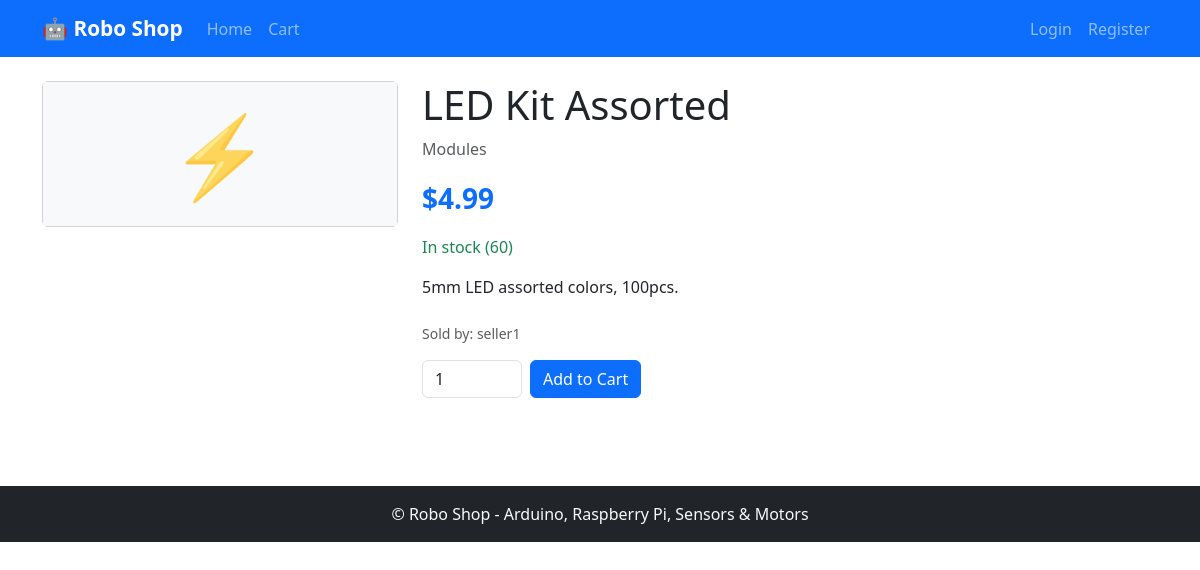
/product/led-kit/, run on the app's committed database.
### shop/models.py (models this page shows, shortened)
class Product(models.Model):
    category = models.ForeignKey(
        Category,
        on_delete=models.CASCADE,
        related_name="products"
    )
    name = models.CharField(max_length=200)
    slug = models.SlugField(unique=True)
    description = models.TextField()
    price = models.DecimalField(max_digits=10, decimal_places=2)
    stock = models.PositiveIntegerField(default=0)
    image = models.ImageField(upload_to="products/", blank=True, null=True)
    seller = models.ForeignKey(
        settings.AUTH_USER_MODEL,
        on_delete=models.CASCADE,
        related_name="products"
    )
    created_at = models.DateTimeField(auto_now_add=True)
    updated_at = models.DateTimeField(auto_now=True)
    class Meta:
        ordering = ["-created_at"]
    def in_stock(self):
        return self.stock > 0

class Category(models.Model):
    name = models.CharField(max_length=100)
    slug = models.SlugField(unique=True)
    description = models.TextField(blank=True)
    class Meta:
        verbose_name_plural = "Categories"

### accounts/models.py (models this page shows, shortened)
class User(AbstractUser):
    role = models.CharField(
        max_length=10,
        choices=Role.choices,
        default=Role.BUYER
    )
    phone = models.CharField(max_length=30, blank=True)
    address = models.CharField(max_length=255, blank=True)

### shop/views.py (the view)
# urls.py: path("product/<slug:slug>/", views.product_detail_view, name="product_detail"),
def product_detail_view(request, slug):
    product = get_object_or_404(Product, slug=slug)
    cart_items, _ = CartService.get_cart_items(request)
    cart_count = sum(i["quantity"] for i in cart_items)
    return render(request, "shop/product_detail.html", {"product": product, "cart_count": cart_count})

### shop/context_processors.py (called while the page is built)
def cart_context(request):
    cart_items, _ = CartService.get_cart_items(request)
    cart_count = sum(i["quantity"] for i in cart_items)
    return {"cart_count": cart_count}

### shop/services.py (called while the page is built)
    @classmethod
    def get_cart(cls, request):
        cart = request.session.get(cls.CART_KEY, {})
        return dict(cart)

    @classmethod
    def get_cart_items(cls, request):
        from .models import Product
        cart = cls.get_cart(request)
        items = []
        total = Decimal("0")
        for pid, qty in cart.items():
            product = Product.objects.filter(id=pid).select_related("seller", "category").first()
            if product and ProductService.validate_stock(product, qty):
                subtotal = product.price * qty
                items.append({"product": product, "quantity": qty, "subtotal": subtotal})
                total += subtotal
        return items, total

### templates/shop/product_detail.html (shortened to what this page needs)
{% extends "base.html" %}
{% block content %}
<div class="row">
    <div class="col-md-4">
        <div class="card">
            <div class="card-body text-center p-4 bg-light">
                {% if product.image %}
                <img src="{{ product.image.url }}" alt="{{ product.name }}" class="img-fluid">
                {% else %}
                <span class="display-1 text-muted">⚡</span>
                {% endif %}
            </div>
        </div>
    </div>
    <div class="col-md-8">
        <h1>{{ product.name }}</h1>
        <p class="text-muted">{{ product.category.name }}</p>
        <p class="fs-3 text-primary fw-bold">${{ product.price }}</p>
        <p class="{% if product.in_stock %}text-success{% else %}text-danger{% endif %}">
            {% if product.in_stock %}In stock ({{ product.stock }}){% else %}Out of stock{% endif %}
        </p>
        <p class="mb-4">{{ product.description }}</p>
        <p class="text-muted small">Sold by: {{ product.seller.username }}</p>
        {% if product.in_stock %}
        <form action="{% url 'shop:cart_add' product.id %}" method="post" class="d-flex gap-2 mb-3">
            <input type="number" name="quantity" value="1" min="1" max="{{ product.stock }}" class="form-control" style="width: 100px;">
            <button type="submit" class="btn btn-primary">Add to Cart</button>
        </form>
        {% endif %}
    </div>
</div>
{% endblock %}

### static/css/style.css (style rules this page uses)
body { min-height: 100vh; }
.card { transition: transform 0.2s; }

### data on the page
Product: name "LED Kit Assorted", category.name "Modules", price "4.99", stock "60", description "5mm LED assorted colors, 100pcs.", seller.username "seller1"
